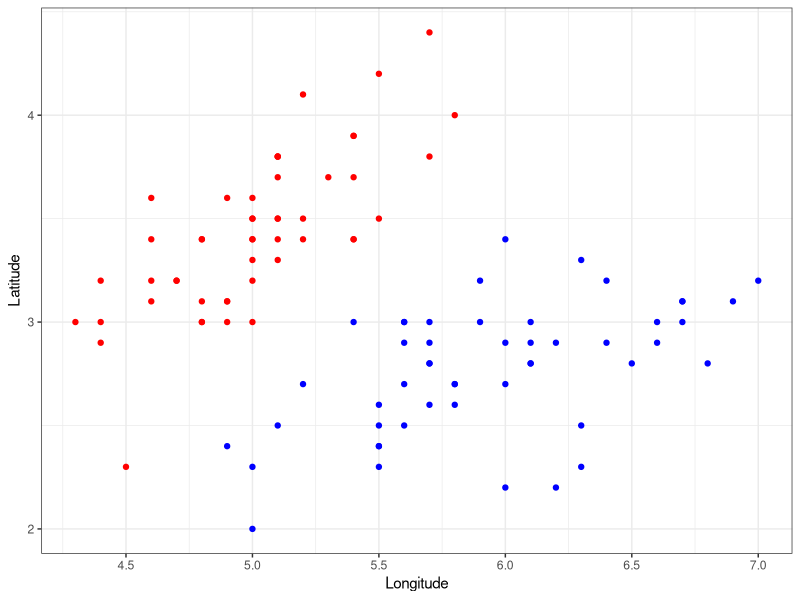
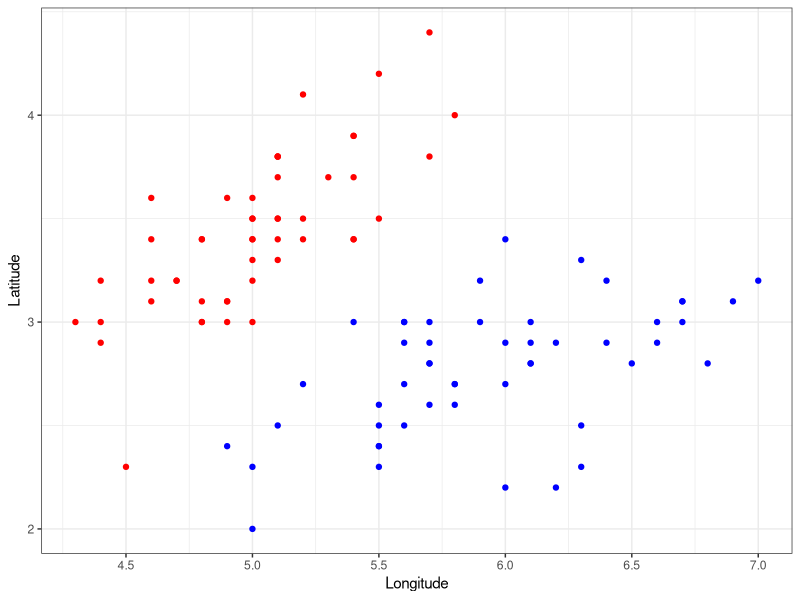
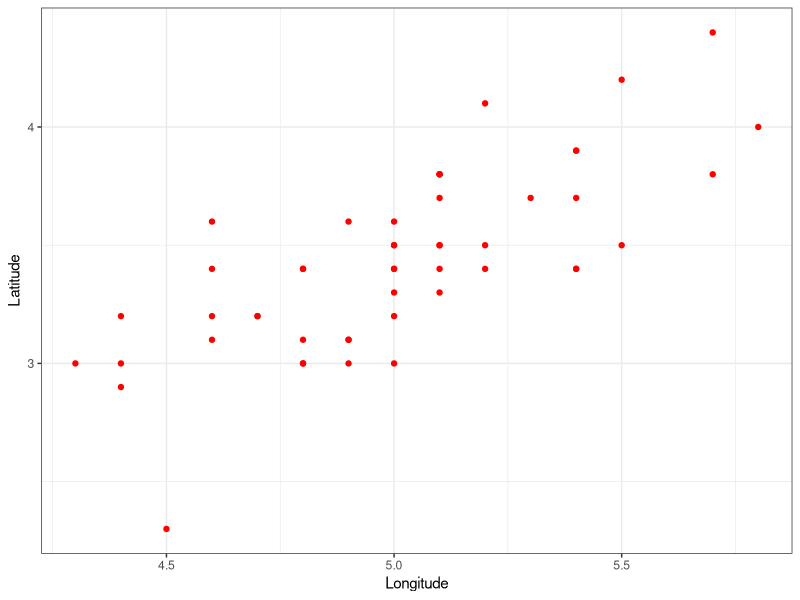

These charts were generated, in order, by the following R code: (Note: this script raises an error after producing the figures.)
library(ggplot2)
data(iris)

## Datasets to imitate the shapefile layers
ds1 <- subset(iris, Species == "setosa")
ds2 <- subset(iris, Species == "versicolor")

## Example how the basemap function works at the moment:

ggplot() +
  geom_point(data = ds1, aes(x = Sepal.Length, y = Sepal.Width), color = "red") +
  geom_point(data = ds2, aes(x = Sepal.Length, y = Sepal.Width), color = "blue") +
  scale_x_continuous("Longitude", breaks = seq(3, 8, by = 0.5)) +
  scale_y_continuous("Latitude", breaks = seq(1,5, by = 1)) + theme_bw()


    plot_glaciers <- function(keep_glaciers = TRUE) {
      layers <- vector('list')

      layers$land    <- geom_point(data = ds1, aes(x = Sepal.Length, y = Sepal.Width), color = "red")
      layers$def     <- list(scale_x_continuous("Longitude", breaks = seq(3, 8, by = 0.5)),
                        scale_y_continuous("Latitude", breaks = seq(1,5, by = 1)),
                        theme_bw())

      if (keep_glaciers) {
        layers$glacier <- geom_point(data = ds2, aes(x = Sepal.Length, y = Sepal.Width), color = "blue")
      } 

      ggplot() + layers
    }

    plot_glaciers(TRUE)
    plot_glaciers(FALSE)




## Now I would like to plot ds2 only if user defines "keep.glaciers = TRUE"

land <- ggplot() + geom_point(data = ds1, aes(x = Sepal.Length, 
y = Sepal.Width), color = "red")

glacier <- geom_point(data = ds2, aes(x = Sepal.Length, y = Sepal.Width), color = "blue")

def <- scale_x_continuous("Longitude", breaks = seq(3, 8, by = 0.5)) +
scale_y_continuous("Latitude", breaks = seq(1,5, by = 1)) + theme_bw() ## Error!
# Error in +scale_x_continuous("Longitude", breaks = seq(3, 8, by = 0.5)) :
#  invalid argument to unary operator

## The ultimate goal:
keep.glaciers = TRUE

if(keep.glaciers) {
  land + glacier + def # error, see above
} else {
  land + def
}

## Alternative approach

land <- "ggplot() + geom_point(data = ds1, aes(x = Sepal.Length, y = Sepal.Width),
 color = 'red')"

glacier <- "geom_point(data = ds2, aes(x = Sepal.Length, y = Sepal.Width),
 color = 'blue')"

def <- "scale_x_continuous('Longitude', breaks = seq(3, 8, by = 0.5)) +
 scale_y_continuous('Latitude', breaks = seq(1,5, by = 1)) + theme_bw()"


eval(parse(text=land)) ## Works

eval(parse(text=paste(land, glacier, sep = " + "))) ## Works

eval(parse(text=paste(land, glacier, out, sep = " + "))) ## Error :(
#  Error: Don't know how to add o to a plot 
